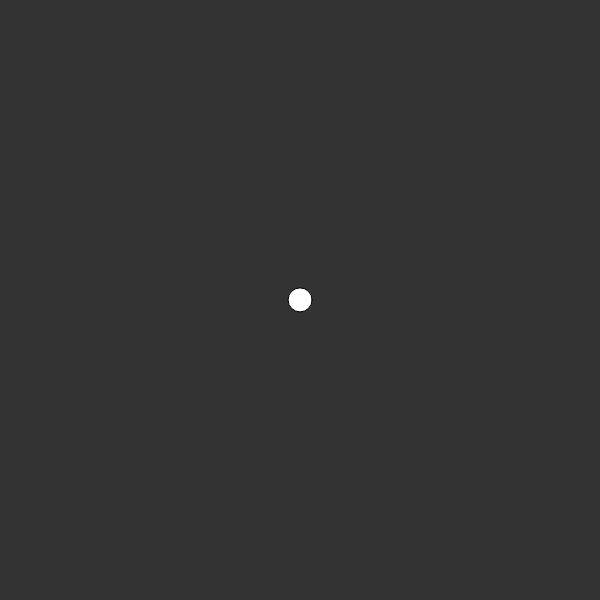
Frame 1 (no input)
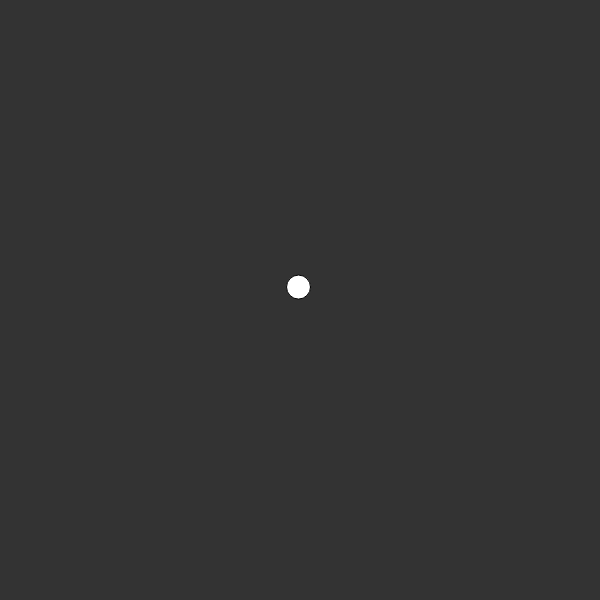
Frame 60 (no input)
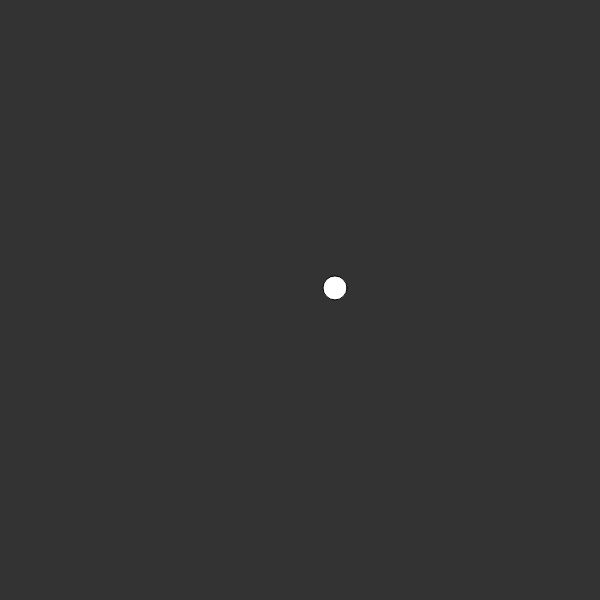
Frame 120 (the mouse pressed at the canvas centre since frame 60)

The p5.js sketch that drew these frames (run headless with seeded random() and noise() and a simulated clock; from frame 60 on, the mouse is pressed at the canvas centre):

// p5.js sketch
// ── sketch.js
let w;

function setup() {

  createCanvas(600, 600);
  w = new Walker();
}

function draw() {

  background(51);
  w.update();
  w.show();
}

class Walker {

  constructor() {
    this.pos = createVector(width / 2, height / 2);
    this.velocity = createVector(0, 0);
  }

  update() {
    this.accel = createVector(random(-0.1, 0.1), random(-0.1, 0.1));
    this.accel.mult(2);
    this.velocity.add(this.accel);
    this.pos.add(this.velocity);
  }

  show() {
    fill(255);
    ellipse(this.pos.x, this.pos.y, 24, 24);
  }
}

/*
# Nature_of_Code_p5js

Daniel Shiffman's Nature of Code course on:
https://www.kadenze.com/courses/the-nature-of-code/info


More info:
https://github.com/shiffman/The-Nature-of-Code
http://natureofcode.com/

this.info
Acceleration
*/
